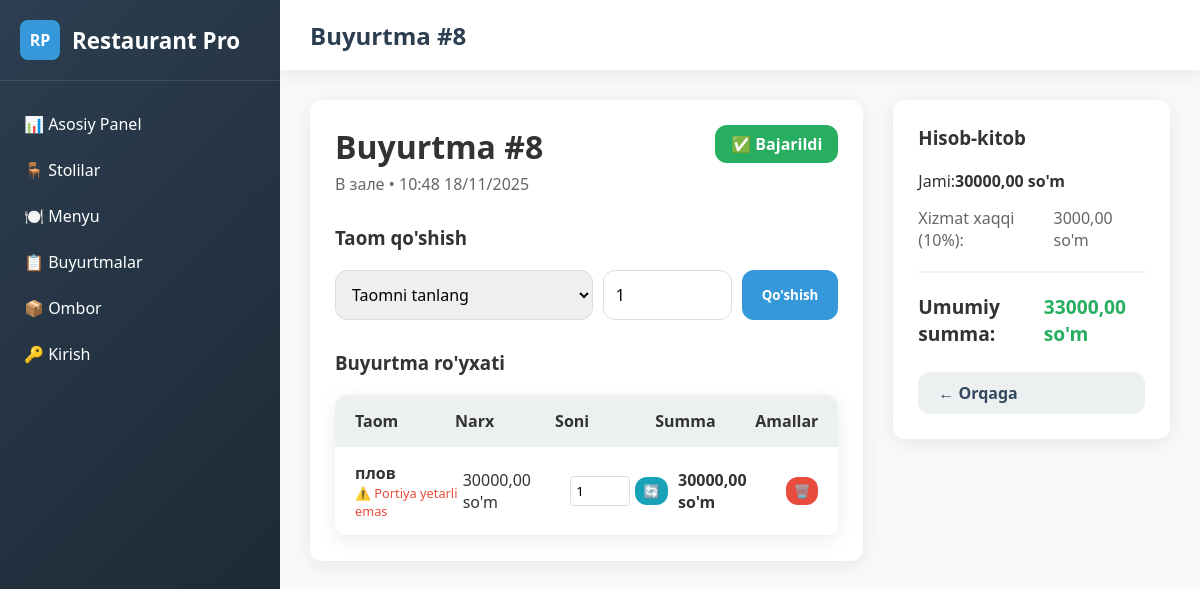
The app's page /orders/8/, older data.
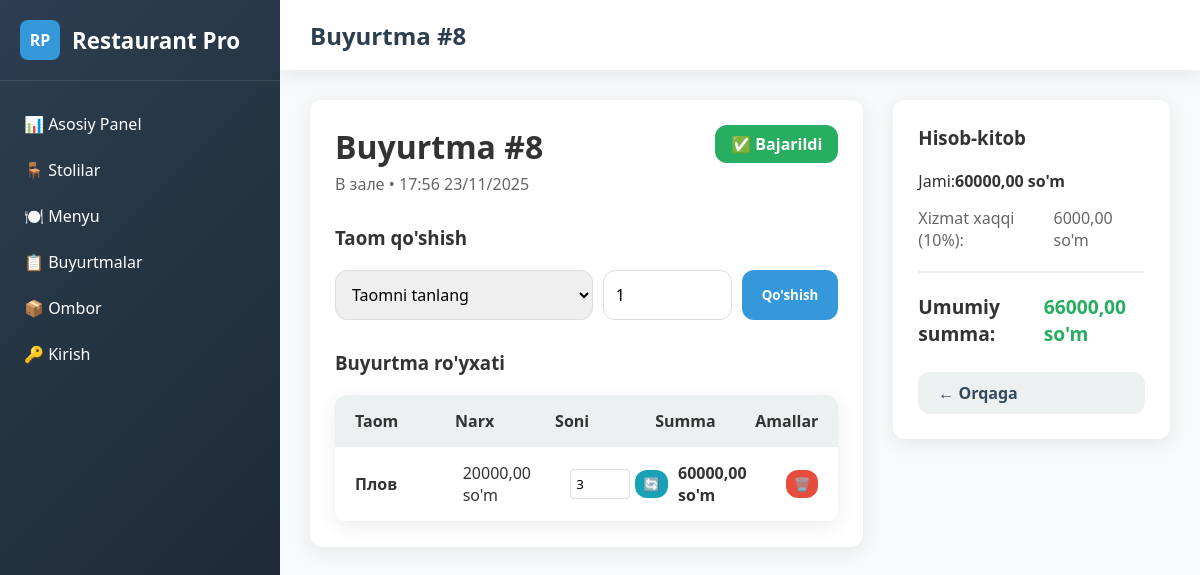
The same page, newer data.
### main/models.py (models this page shows, shortened)
class Order(models.Model):
    ORDER_TYPES = [
        ('dine_in', 'В зале'),
        ('takeaway', 'Навынос'),
        ('delivery', 'Доставка'),
    ]
    order_type = models.CharField(max_length=20, choices=ORDER_TYPES, default='dine_in')
    table = models.ForeignKey(Table, on_delete=models.SET_NULL, null=True, blank=True)
    customer_name = models.CharField(max_length=100, blank=True, verbose_name='Имя клиента')
    phone_number = models.CharField(max_length=20, blank=True, verbose_name='Телефон')
    address = models.TextField(blank=True, verbose_name='Адрес доставки')
    dishes = models.ManyToManyField(Dish, through='OrderItem')
    created_at = models.DateTimeField(auto_now_add=True)
    is_completed = models.BooleanField(default=False)
    def total_price(self):
        total = Decimal('0')
        for item in self.order_items.all():
            total += item.dish.price * item.quantity
        return total

class OrderItem(models.Model):
    order = models.ForeignKey(Order, on_delete=models.CASCADE, related_name='order_items')
    dish = models.ForeignKey(Dish, on_delete=models.CASCADE)
    quantity = models.PositiveIntegerField(default=1)
    @property
    def total(self):
        return self.dish.price * self.quantity

class Dish(models.Model):
    image = models.ImageField(upload_to='dishes/', blank=True, null=True)
    name = models.CharField(max_length=100)
    description = models.TextField(blank=True, null=True)
    price = models.DecimalField(max_digits=10, decimal_places=2)
    portions = models.PositiveIntegerField(default=0, verbose_name='Доступные порции')

### main/views.py (the view, shortened to what this page needs)
# urls.py: path('orders/<int:order_id>/', table_order, name='table_order_by_id'),
def table_order(request, table_id=None, order_id=None):
    if table_id:
        table = get_object_or_404(Table, id=table_id)
        order, created = Order.objects.get_or_create(
            table=table,
            is_completed=False
        )
        if created and not table.is_occupied:
            table.is_occupied = True
            table.save()
            messages.success(request, f'Стол {table.number} теперь занят!')
    else:
        order = get_object_or_404(Order, id=order_id)
    dishes = Dish.objects.all()
    order_items = order.order_items.all()
    subtotal = order.total_price()
    service_fee = subtotal * Decimal('0.10')
    total_with_service = subtotal + service_fee
    context = {
        'order': order,
        'dishes': dishes,
        'order_items': order_items,
        'subtotal': subtotal,
        'service_fee': service_fee,
        'total_with_service': total_with_service,
    }
    if not table_id:
        context['table'] = None
    else:
        context['table'] = table
    return render(request, 'table_order.html', context)

### templates/table_order.html (shortened to what the changed rows need)
{% extends 'base.html' %}
{% block page_title %}Buyurtma #{{ order.id }}{% endblock %}
{% block content %}
<div style="display: grid; grid-template-columns: 2fr 1fr; gap: 30px;">
    <div style="background: white; padding: 25px; border-radius: var(--border-radius); box-shadow: var(--shadow);">
        <div style="display: flex; justify-content: space-between; align-items: start; margin-bottom: 30px;">
            <div>
                <h1 style="margin-bottom: 5px;">Buyurtma #{{ order.id }}</h1>
                <div style="color: #666;">
                    {% if table %}
                    🪑 Stol {{ table.number }} • {{ table.seats }} kishi
                    {% else %}
                    {{ order.get_order_type_display }}
                    {% endif %}
                    • {{ order.created_at|date:"H:i d/m/Y" }}
                </div>
            </div>
        </div>
        {% if order_items %}
        <div class="table">
            {% for item in order_items %}
            <div class="table-row">
                <div>
                    <strong>{{ item.dish.name }}</strong>
                    {% if item.dish.portions < item.quantity %}
                    <div style="color: var(--danger); font-size: 0.8rem;">⚠️ Portiya yetarli emas</div>
                    {% endif %}
                </div>
                <div>{{ item.dish.price }} so'm</div>
                <div>
                    <form method="post" style="display: flex; gap: 5px; align-items: center;">
                        <input type="number" name="quantity" value="{{ item.quantity }}" min="1" style="width: 60px; padding: 5px; border: 1px solid #ddd; border-radius: 4px;">
                        <button type="submit" class="btn" style="padding: 5px 8px; background: var(--info); color: white;">🔄</button>
                    </form>
                </div>
                <div><strong>{{ item.total }} so'm</strong></div>
                <div class="action-buttons">
                    <form method="post" style="display: inline;">
                        <button type="submit" class="btn" style="background: var(--danger); color: white; padding: 5px 8px;">🗑️</button>
                    </form>
                </div>
            </div>
            {% endfor %}
        </div>
        {% else %}
        <div style="text-align: center; padding: 40px; color: #666; background: var(--light); border-radius: var(--border-radius);">
            <div style="font-size: 3rem; margin-bottom: 15px;">🍽️</div>
            <h4>Hozircha buyurtmalar yo'q</h4>
            <p>Yuqoridan taom qo'shing</p>
        </div>
        {% endif %}
    </div>
    <div style="background: white; padding: 25px; border-radius: var(--border-radius); box-shadow: var(--shadow); height: fit-content;">
        <div style="display: flex; justify-content: between; margin-bottom: 15px;">
            <span><strong>{{ subtotal }} so'm</strong></span>
        </div>
        <div style="display: flex; justify-content: between; margin-bottom: 15px; color: #666;">
            <span>Xizmat xaqqi (10%):</span>
            <span>{{ service_fee|floatformat:2 }} so'm</span>
        </div>
        <div style="display: flex; justify-content: between; margin-bottom: 25px; font-size: 1.2rem; font-weight: 700;">
            <span>Umumiy summa:</span>
            <span style="color: var(--success);">{{ total_with_service|floatformat:2 }} so'm</span>
        </div>
    </div>
</div>
{% endblock %}

Row changes from the older to the newer data that the page shows:
no longer on this page (row edited): OrderItem: dish.name "плов", shows "⚠️ Portiya yetarli emas", dish.price "30000,00", quantity "1", total "30000,00"
changed Order "В зале": created_at "10:48 18/11/2025" → "17:56 23/11/2025"
added OrderItem: dish.name "Плов", dish.price "20000,00", quantity "3", total "60000,00"
Text that changed along with them:
{{ subtotal }}: "30000,00" → "60000,00"
{{ service_fee|floatformat:2 }}: "3000,00" → "6000,00"
{{ total_with_service|floatformat:2 }}: "33000,00" → "66000,00"
